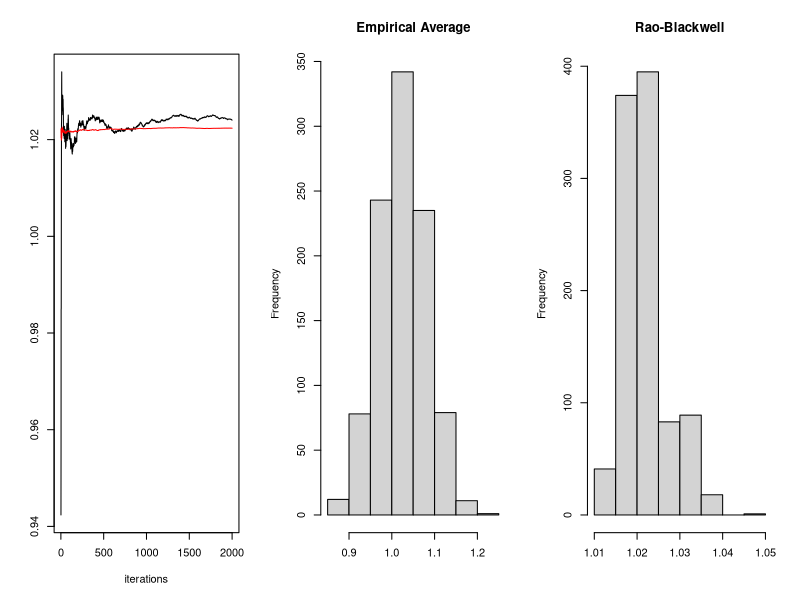

Here is the R script that generated this plot:
# Initialization 
y=rep(0,13)
lambda=1
for (i in 1:13)
{while(y[i]<4) y[i]=rpois(1, lambda)}
niter=2000
lambdas=rep(0,niter) #for the Non-Rao-Blackwell estimates
lambdasest=rep(0,niter) #for the Rao-Blackwell estimates
 for(j in 1:niter)
 {
   
 lambda=rgamma(1,shape = 313+sum(y), scale = 1/360) 
 y=rep(0,13)
 for (i in 1:13)
  {while(y[i]<4) y[i]=rpois(1, lambda)}
  lambdahat=(313+sum(y))/360
  lambdasest[j]=lambdahat
  lambdas[j]=lambda
 }
 
 # Convergence 
 
 par(mfrow=c(1,3))
 moyLam=cumsum(lambdasest)/(1:niter) # Empir avg of Rao Blackwell estim
 moylam=cumsum(lambdas)/(1:niter) #Empirical average of lambdas
 plot(moylam, type='l', ylab='', xlab="iterations")
 lines(moyLam, col='red')
 
 # Post burn-in estimates and histograms
 mean(lambdasest[1000:2000]) # Rao-Blackwell estimate
 mean(lambdas[1000:2000]) # Usual estimate
 
 hist(lambdas[1000:2000],main='Empirical Average', xlab="")
 hist(lambdasest[1000:2000],main='Rao-Blackwell', xlab="")
 par(mfrow=c(1,1))
